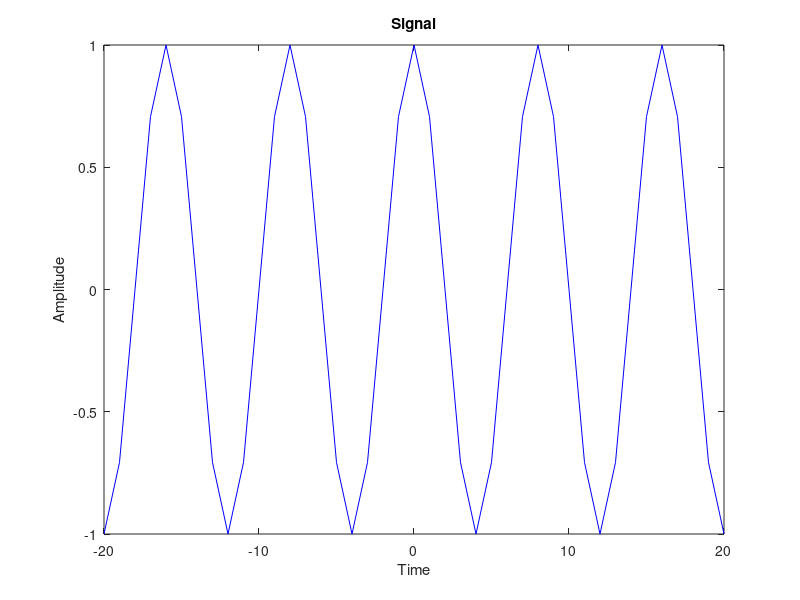

MATLAB code for this plot:
clc;
clear all;
clf;

t=-20:20;
X=cos(pi*t/4);

plot(t,X,'b');
title('Signal');
xlabel('Time');
ylabel('Amplitude');

minValue=min(X)
maxValue=max(X)

minSum=sum(X==minValue)
maxSum=sum(X==maxValue)